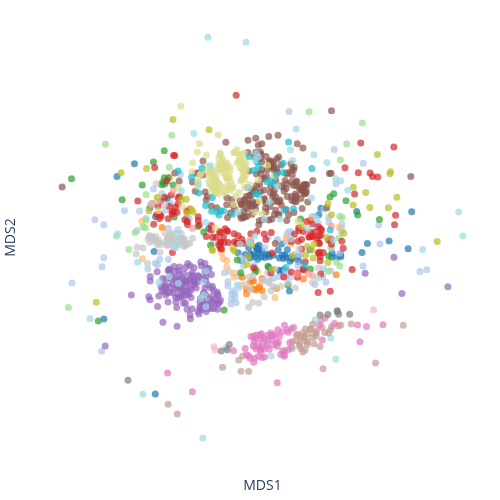

The notebook cell saved with this chart:
### Code cell
import plotly.graph_objects as go 


# plot_df = pca_df[pca_df.Class > 1]
plot_df = mds_df.copy()
# Define colors for each class
colormap = cf.distinct_colors(np.sort(plot_df['Family'].unique()), category='tab20')

# Plot
fig = go.Figure()
fig.add_trace(go.Scatter(
    x=plot_df.MDS1,
    y=plot_df.MDS2,
    text=plot_df.index,
    mode='markers',
    marker=dict(
        color=[colormap.get(_class) for _class in plot_df['Family']],
    )
))

fig.update_traces(marker=dict(size=7, opacity = 0.7))
fig.update_layout(xaxis_title = f'MDS1',
                  yaxis_title = f'MDS2',
                  margin=dict(r=10, l=10, b=10, t=10),
                  plot_bgcolor='white', 
                  paper_bgcolor='white',
                  width=500, height=500
)
fig.update_xaxes(showticklabels=False, ticks="")
fig.update_yaxes(showticklabels=False, ticks="")
fig.show()
fig.write_image('../../output/pub_Figures/Grantham/MDS_Full_esm_family.png', 
                width=500, height=500, scale=3)

### Figure 1 — Plotly figure (JSON) as saved in the notebook; plotly's stock layout.template omitted (floating-point values rounded to 4 significant figures; data arrays with more than 128 entries replaced by an {"elided": "..."} marker saying what was removed)
{"data": [{"marker": {"color": {"elided": "1148 str values"}, "opacity": 0.7, "size": 7}, "mode": "markers", "text": {"elided": "1148 str values"}, "type": "scatter", "x": {"elided": "1148 float values"}, "y": {"elided": "1148 float values"}}], "layout": {"height": 500, "margin": {"b": 10, "l": 10, "r": 10, "t": 10}, "paper_bgcolor": "white", "plot_bgcolor": "white", "width": 500, "xaxis": {"showticklabels": false, "ticks": "", "title": {"text": "MDS1"}}, "yaxis": {"showticklabels": false, "ticks": "", "title": {"text": "MDS2"}}}}
